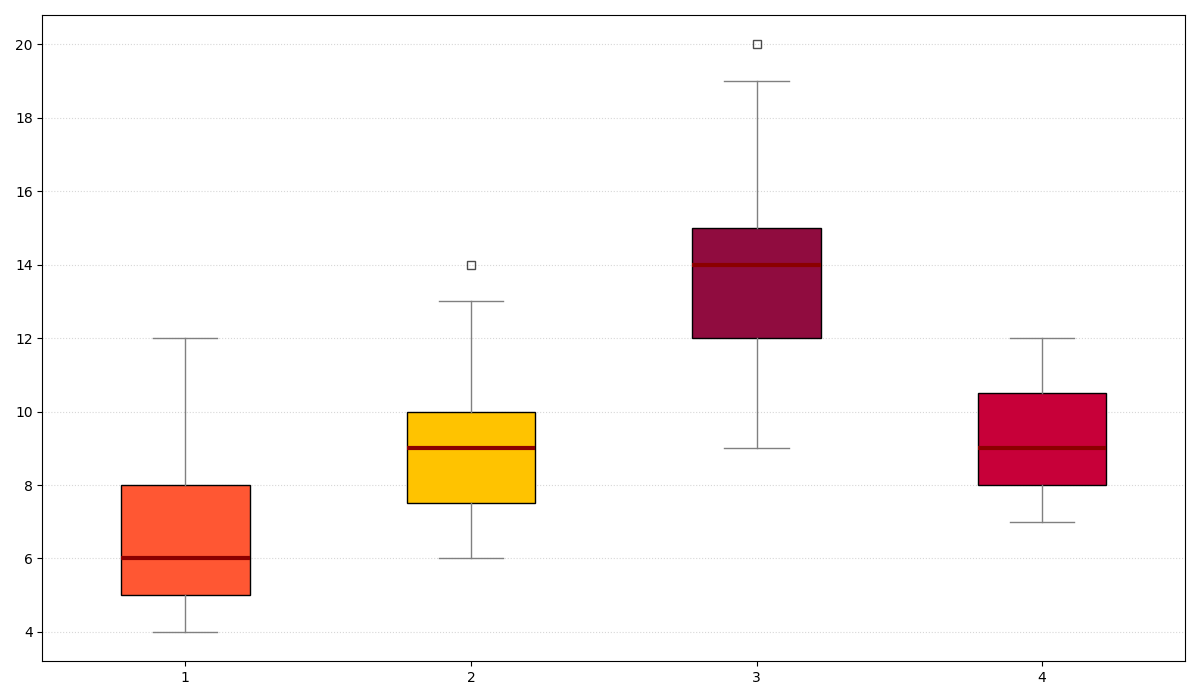

Write Python code to recreate this figure.
import matplotlib.pyplot as plt

kids_data = [5, 7, 6, 4, 5, 6, 8, 9, 10, 7, 5, 6, 4, 6, 5, 7, 8, 11, 12]
teens_data = [6, 8, 9, 7, 7, 6, 8, 10, 12, 11, 10, 9, 7, 9, 8, 10, 8, 13, 14]
adults_data = [9, 10, 12, 11, 12, 14, 13, 12, 14, 15, 14, 13, 12, 14, 15, 17, 18, 19, 20]
seniors_data = [8, 10, 9, 7, 8, 9, 11, 12, 10, 11, 9, 8, 7, 10, 9, 8, 10, 11, 12]

data = [kids_data, teens_data, adults_data, seniors_data]

plt.figure(figsize=(12, 7))

box = plt.boxplot(data, patch_artist=True, notch=False, vert=True)  # Changed notch and vert parameters

colors = ['#FF5733', '#FFC300', '#900C3F', '#C70039']  # Changed color order
for patch, color in zip(box['boxes'], colors):
    patch.set_facecolor(color)

plt.setp(box['whiskers'], color='grey', linewidth=1)  # Changed color and linewidth
plt.setp(box['caps'], color='grey', linewidth=1) 
plt.setp(box['medians'], color='darkred', linewidth=3)  # Changed color and linewidth
plt.setp(box['fliers'], marker='s', color='purple', alpha=0.7)  # Changed marker type

plt.grid(axis='y', linestyle=':', alpha=0.5)  # Changed grid axis and style

plt.tight_layout()

plt.show()
